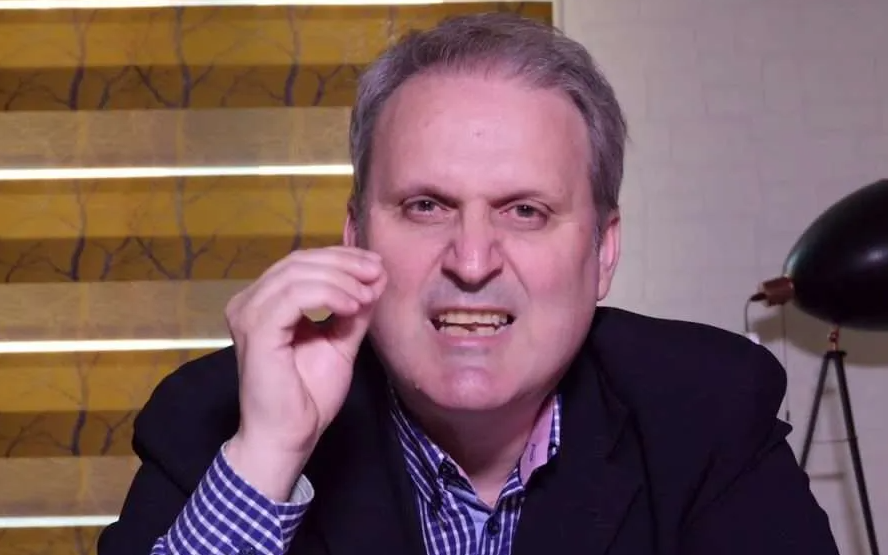
#> input picture domasna2/Screenshot from 2024-04-13 19-17-46.png, 888 x 555 px
$ python domasna.py
#> lines starting #> are read from the running program, lines starting #| are printed output that depends on the picture; after the words box and inside, x2 and y2 are one past the last pixel; in counts of white or black regions, pixels touching at a corner belong together
import cv2
import numpy as np

# Вчитување на сликата
img = cv2.imread('Screenshot from 2024-04-13 19-17-46.png', cv2.IMREAD_GRAYSCALE)
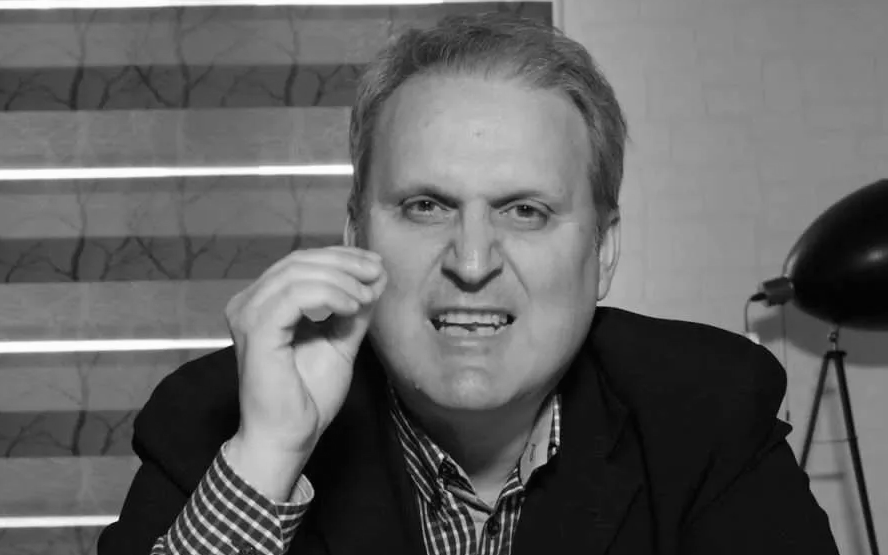
#> img: shape (555, 888); min 0, max 255, mean 99.8

# Дефинирање на Compass операторот
compass_operator = np.array([
    [ 1,  1, -1, -1, -1,  1,  1,  1],
    [ 1,  1,  1, -1, -1, -1,  1,  1],
    [ 1,  1,  1,  1, -1, -1, -1,  1],
    [ 1,  1,  1,  1,  1, -1, -1, -1],
    [-1,  1,  1,  1,  1,  1, -1, -1],
    [-1, -1,  1,  1,  1,  1,  1, -1],
    [-1, -1, -1,  1,  1,  1,  1,  1],
    [-1, -1, -1, -1,  1,  1,  1,  1]
])

# Примена на Compass операторот на сликата
edges = np.zeros_like(img)
for i in range(8):
    kernel = np.rot90(compass_operator, i)
    edges = np.maximum(edges, cv2.filter2D(img, -1, kernel))
#> this loop made 8 passes
#> pass 1, `edges = np.maximum(edges, cv2.filter2D(img, -1, kernel))`:
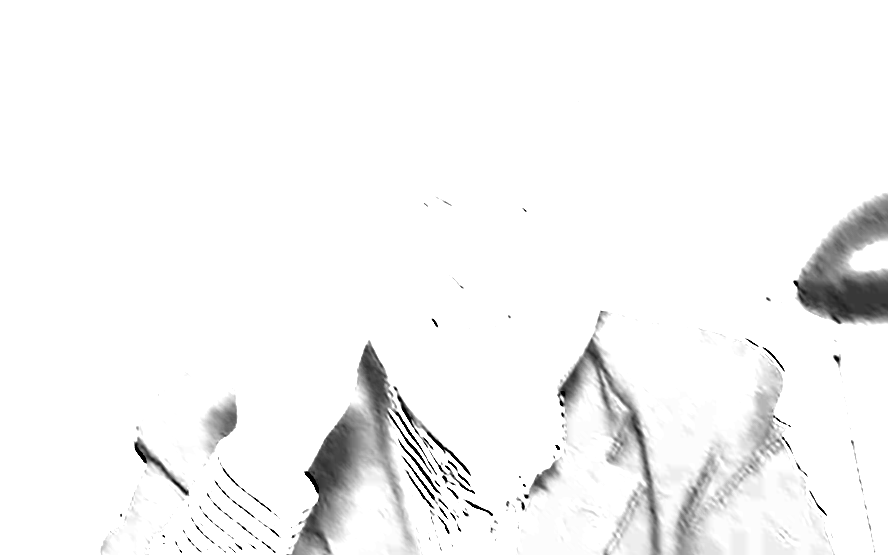
#> edges: shape (555, 888); min 0, max 255, mean 246
#> pass 2, `edges = np.maximum(edges, cv2.filter2D(img, -1, kernel))`:
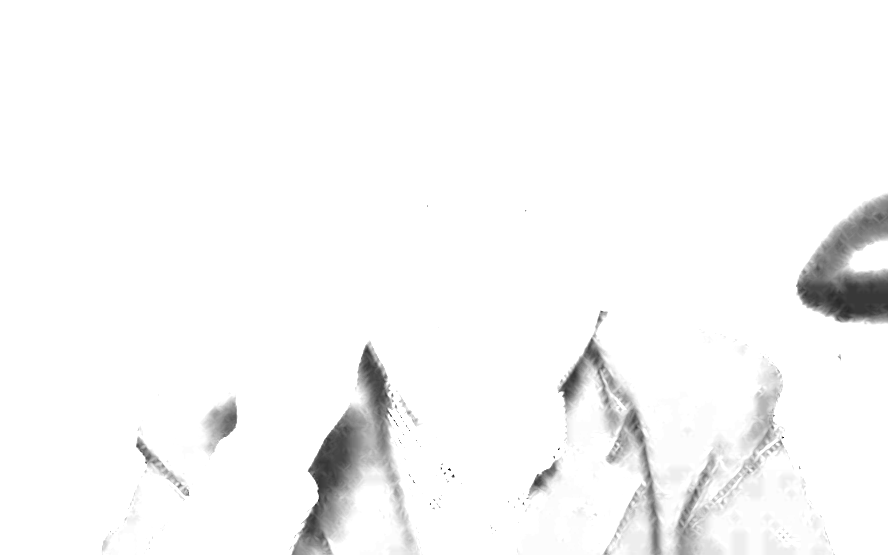
#> edges: shape (555, 888); min 0, max 255, mean 248.1

# Приказ на резултатот
cv2.imshow('Edges', edges)
cv2.waitKey(0)
cv2.destroyAllWindows()

_, thresholded_edges = cv2.threshold(edges, 100, 255, cv2.THRESH_BINARY)
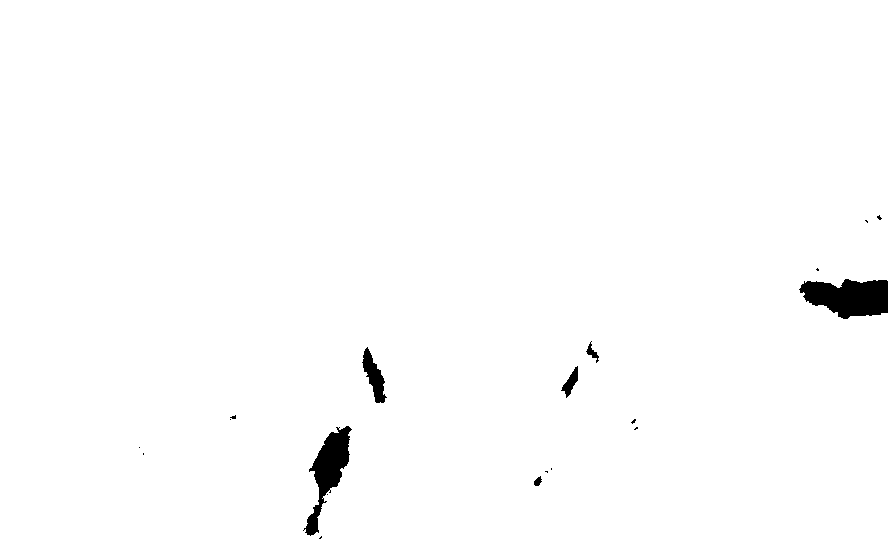
#> thresholded_edges: shape (555, 888); 98.9% white; 19 black regions (13 under 20 px), largest, box (x1, y1, x2, y2) and area: (799, 279, 888, 319) 2550, (303, 426, 352, 536) 1970, (362, 347, 387, 403) 621, (561, 366, 578, 398) 226, (586, 341, 599, 363) 96, (534, 476, 542, 486) 51

# Приказ на резултатот
cv2.imshow('Thresholded Edges', thresholded_edges)
cv2.waitKey(0)
cv2.destroyAllWindows()
